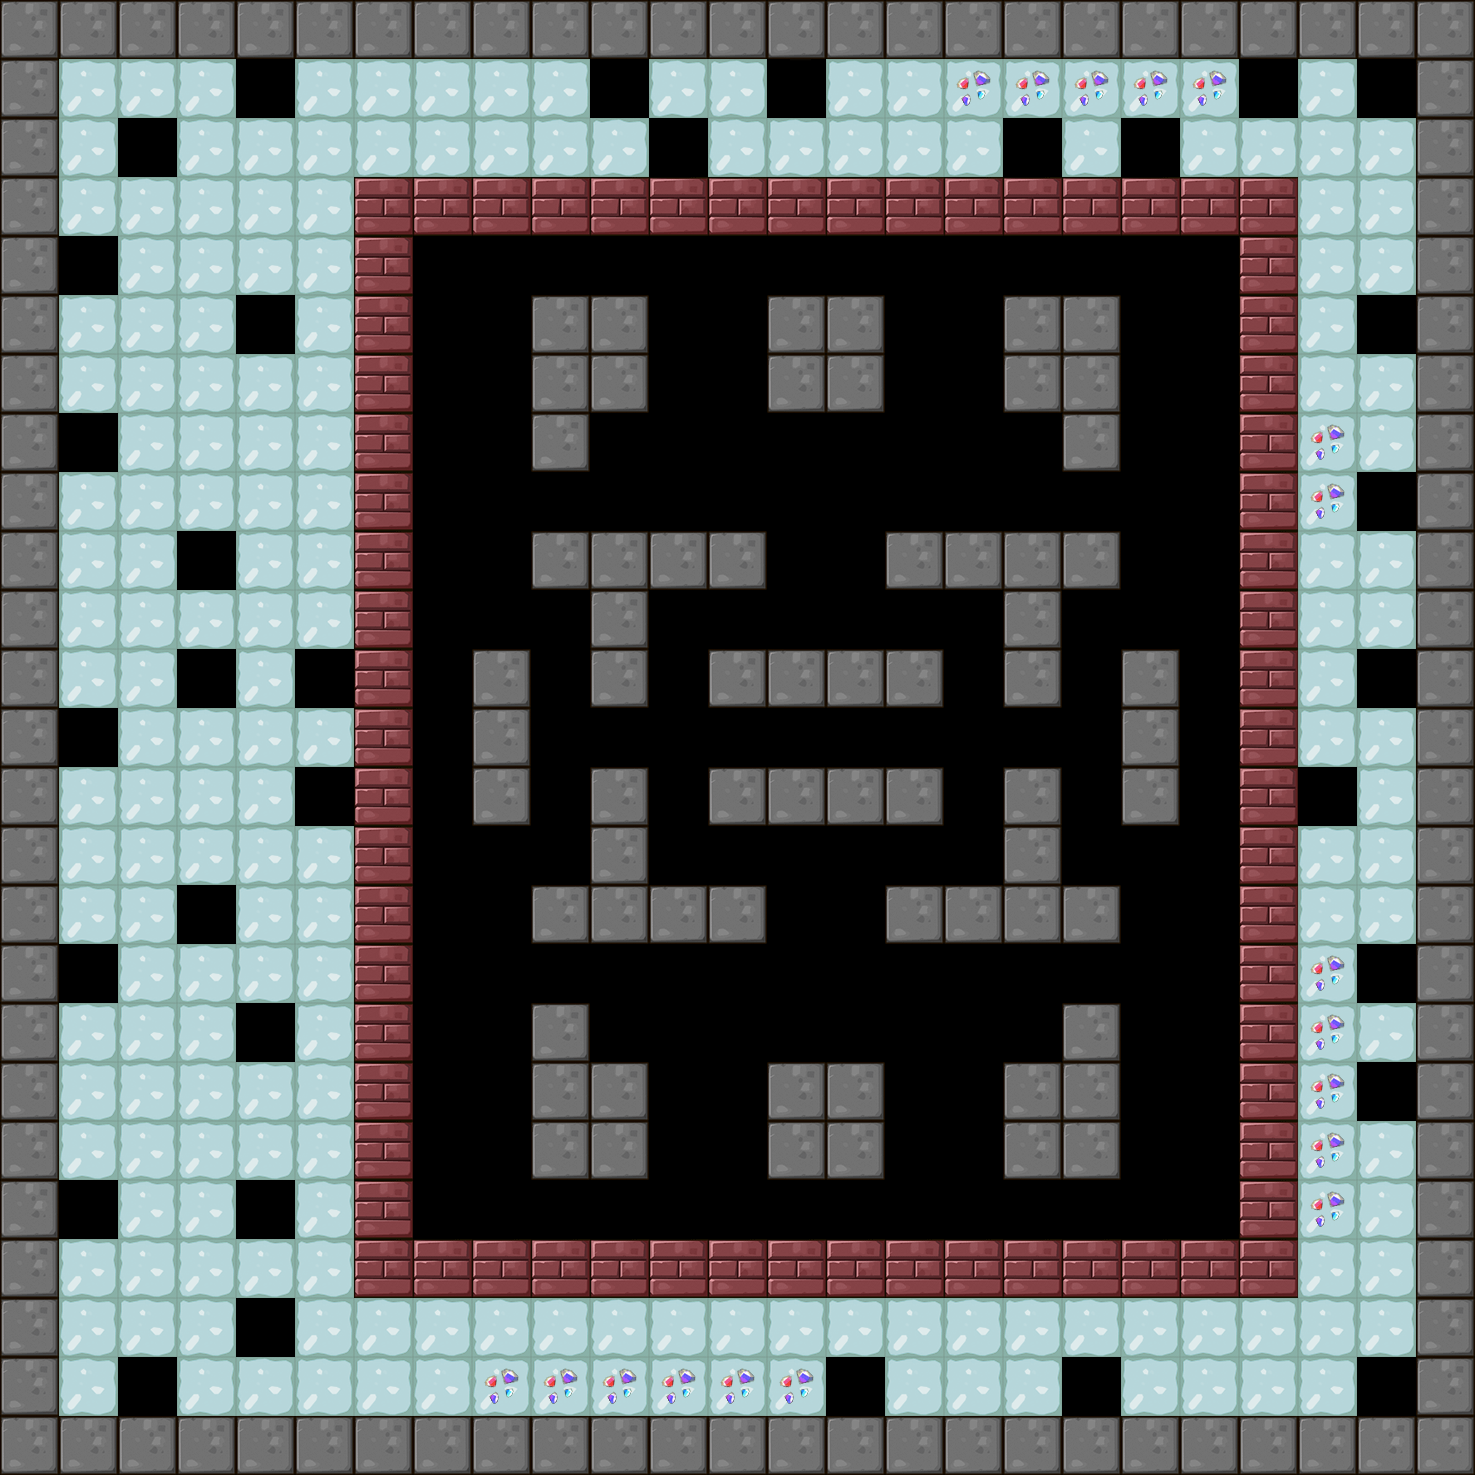

Rendered tile map (Tiled .tmx) drawn with the repository's tilesets; below, a short description and the map source with its tile grids summarised:
An orthogonal 25x25 tile map with 59x59 px tiles, 1 tile layer (BackGround) and 13 objects (6x Tanker, 2x Shipper, 2x Tracker, 2x Hammer, Player).

<map version="1.0" orientation="orthogonal" renderorder="right-down" width="25" height="25" tilewidth="59" tileheight="59">
 <tileset firstgid="1" name="itemmap" tilewidth="59" tileheight="59">
  <image source="tileset2.png" trans="ff00ff" width="354" height="354" />
 </tileset>
 <layer name="BackGround" width="25" height="25">
  <data>[625 cells, 452 non-empty, 11 distinct tile ids]</data>
 </layer>
 <objectgroup name="RobotCharacter">
  <object name="Player" x="118" y="118" width="40" height="40" />
 </objectgroup>
 <objectgroup name="EnemyCharacter">
  <object name="Tanker" type="Tanker" x="424.75" y="242" width="40" height="40" />
  <object name="Shipper" type="Shipper" x="1012.75" y="247.75" width="40" height="40" />
  <object name="Tanker" type="Tanker" x="947.661" y="605.779" width="40" height="40" />
  <object name="Tracker" type="Tracker" x="890.237" y="835.61" width="40" height="40" />
  <object name="Tanker" type="Tanker" x="1194.75" y="840.75" width="40" height="40" />
  <object name="Tanker" type="Tanker" x="1014.16" y="952.983" width="40" height="40" />
  <object name="Hammer" type="Hammer" x="477.424" y="1067.17" width="40" height="40" />
  <object name="Tracker" type="Tracker" x="560" y="1191" width="40" height="40" />
  <object name="Hammer" type="Hammer" x="1187.56" y="1126.77" width="40" height="40" />
  <object name="Shipper" type="Shipper" x="1070.98" y="1188.98" width="40" height="40" />
  <object name="Tanker" type="Tanker" x="1187.56" y="305.78" width="40" height="40" />
  <object name="Tanker" type="Tanker" x="835.192" y="242.307" width="40" height="40" />
 </objectgroup>
</map>
